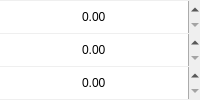
          <widget class="QWidget" name="ryb_value" native="true">
           <layout class="QVBoxLayout" name="ryb_value_layout">
            <property name="spacing">
             <number>1</number>
            </property>
            <property name="leftMargin">
             <number>0</number>
            </property>
            <property name="topMargin">
             <number>1</number>
            </property>
            <property name="rightMargin">
             <number>0</number>
            </property>
            <property name="bottomMargin">
             <number>1</number>
            </property>
            <item>
             <widget class="QDoubleSpinBox" name="ryb_1_value">
              <property name="sizePolicy">
               <sizepolicy hsizetype="Preferred" vsizetype="Preferred">
                <horstretch>0</horstretch>
                <verstretch>0</verstretch>
               </sizepolicy>
              </property>
              <property name="focusPolicy">
               <enum>Qt::WheelFocus</enum>
              </property>
              <property name="frame">
               <bool>false</bool>
              </property>
              <property name="alignment">
               <set>Qt::AlignCenter</set>
              </property>
              <property name="maximum">
               <double>100.000000000000000</double>
              </property>
             </widget>
            </item>
            <item>
             <widget class="QDoubleSpinBox" name="ryb_2_value">
              <property name="sizePolicy">
               <sizepolicy hsizetype="Preferred" vsizetype="Preferred">
                <horstretch>0</horstretch>
                <verstretch>0</verstretch>
               </sizepolicy>
              </property>
              <property name="focusPolicy">
               <enum>Qt::WheelFocus</enum>
              </property>
              <property name="frame">
               <bool>false</bool>
              </property>
              <property name="alignment">
               <set>Qt::AlignCenter</set>
              </property>
              <property name="maximum">
               <double>100.000000000000000</double>
              </property>
             </widget>
            </item>
            <item>
             <widget class="QDoubleSpinBox" name="ryb_3_value">
              <property name="sizePolicy">
               <sizepolicy hsizetype="Preferred" vsizetype="Preferred">
                <horstretch>0</horstretch>
                <verstretch>0</verstretch>
               </sizepolicy>
              </property>
              <property name="focusPolicy">
               <enum>Qt::WheelFocus</enum>
              </property>
              <property name="frame">
               <bool>false</bool>
              </property>
              <property name="alignment">
               <set>Qt::AlignCenter</set>
              </property>
              <property name="maximum">
               <double>100.000000000000000</double>
              </property>
             </widget>
            </item>
           </layout>
          </widget>
